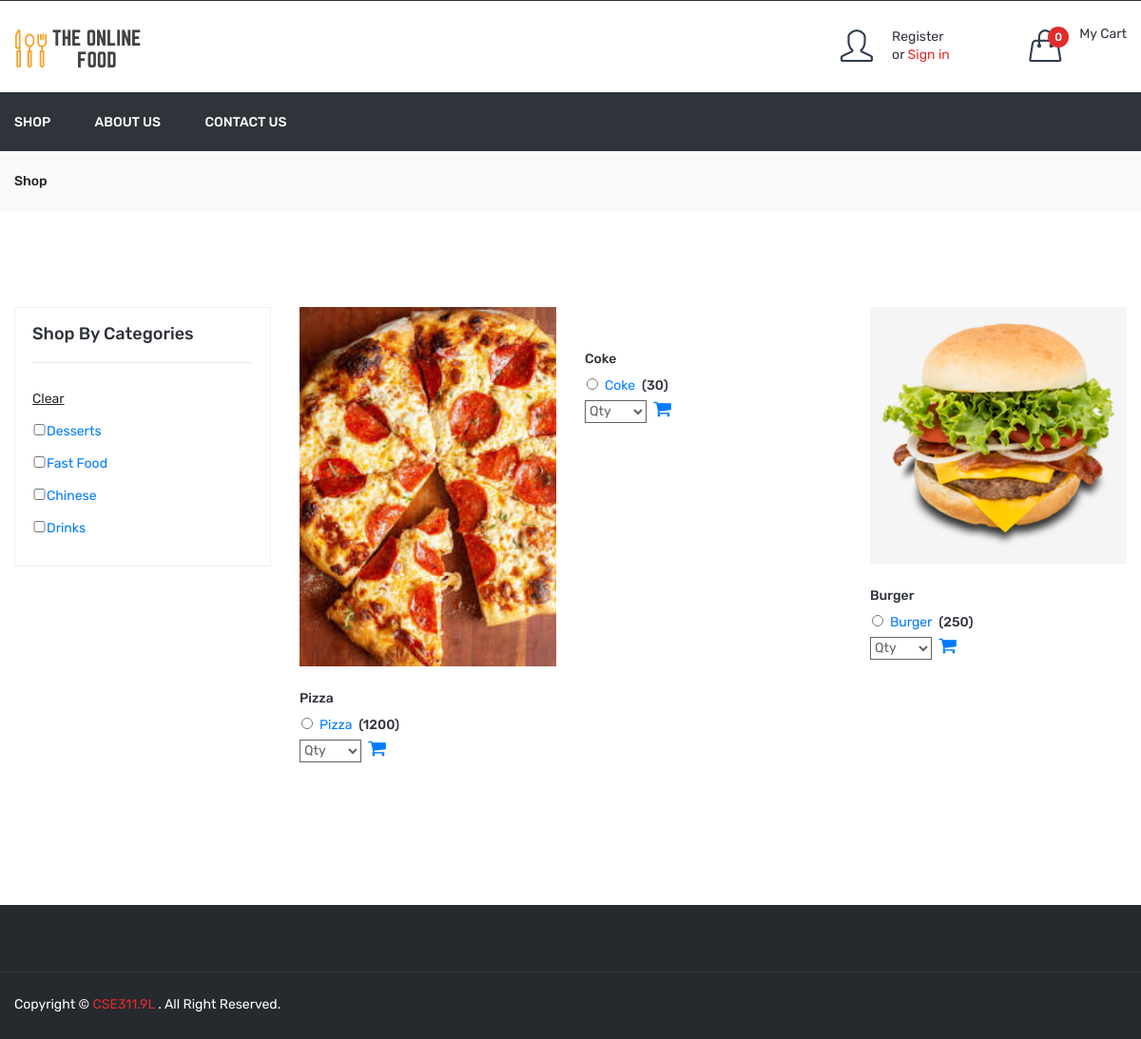
The page /shop.php on the database its author committed.
### tables this page shows
CREATE TABLE `dish` (
  `id` int(11) NOT NULL,
  `category_id` int(11) NOT NULL,
  `dish` varchar(100) NOT NULL,
  `dish_detail` text NOT NULL,
  `image` varchar(100) NOT NULL,
  `status` int(11) NOT NULL,
  `added_on` datetime NOT NULL
);

CREATE TABLE `dish_details` (
  `id` int(11) NOT NULL,
  `dish_id` int(11) NOT NULL,
  `attribute` varchar(100) NOT NULL,
  `price` int(11) NOT NULL,
  `status` int(11) NOT NULL,
  `added_on` datetime NOT NULL
);

CREATE TABLE `category` (
  `id` int(11) NOT NULL,
  `category` varchar(50) NOT NULL,
  `order_number` int(11) NOT NULL,
  `status` int(11) NOT NULL,
  `added_on` datetime NOT NULL
);

### shop.php (the view, shortened to what this page needs)
<?php
include ("header.php");
?>
    <div class="breadcrumb-area gray-bg">
        <div class="container">
            <div class="breadcrumb-content">
                <ul>
                    <li><a href="shop.php">Shop</a></li>
                </ul>
            </div>
        </div>
    </div>
    <div class="shop-page-area pt-100 pb-100">
        <div class="container">
            <div class="row flex-row-reverse">
                <div class="col-lg-9">
                    <?php
                    $product_sql="select * from dish where status=1";
                    $product_sql.=" order by dish desc";
                    $product_res=mysqli_query($con,$product_sql);
                    $product_count=mysqli_num_rows($product_res);
                    ?>
                    <div class="grid-list-product-wrapper">
                        <div class="product-grid product-view pb-20">
                            <?php if($product_count>0){?>
                                <div class="row">
                                    <?php while($product_row=mysqli_fetch_assoc($product_res)){?>
                                        <div class="product-width col-xl-4 col-lg-4 col-md-4 col-sm-6 col-12 mb-30">
                                            <div class="product-wrapper">
                                                <div class="product-img">
                                                    <a href="javascript:void(0)">
                                                        <img src="<?php echo SITE_DISH_IMAGE.$product_row['image']?>" alt="">
                                                    </a>
                                                </div>
                                                <div class="product-content" id="dish_detail">
                                                    <h4>
                                                        <a href="javascript:void(0)"><?php echo $product_row['dish']?> </a>
                                                    </h4>
                                                    <?php
                                                    $dish_attr_res=mysqli_query($con,"SELECT * FROM dish_details WHERE status='1' AND dish_id='".$product_row['id']."' ORDER BY price asc");
                                                    ?>
                                                    <div class="product-price-wrapper">
                                                        <?php
                                                            while($dish_attr_row=mysqli_fetch_assoc($dish_attr_res)){
                                                                echo "<input type='radio' class='dish_radio' name='radio_".$product_row['id']."' value='radio_".$dish_attr_row['id']."'/>";
                                                                echo $dish_attr_row['attribute'];
                                                                echo "<span>(".$dish_attr_row['price'].")</span>";
                                                            }
                                                        ?>
                                                    </div>
                                                    <div class="product-price-wrapper">
                                                        <select class="select" id="qty<?php echo $product_row['id']?>">
                                                            <option value="0">Qty</option>
                                                        </select>
                                                        <i class="fa fa-shopping-cart cart_icon" aria-hidden="true" onclick="add_to_cart('<?php echo $product_row['id']?>','add')"></i>
                                                    </div>
                                                </div>
                                            </div>
                                        </div>
                                    <?php } ?>
                                </div>
                            <?php } else{
                                echo "No dish found";
                            }?>
                        </div>
                    </div>
                </div>
                <?php
                $cat_res=mysqli_query($con,"select * from category where status=1 order by order_number desc")
                ?>
                <div class="col-lg-3">
                    <div class="shop-sidebar-wrapper gray-bg-7 shop-sidebar-mrg">
                        <div class="shop-widget">
                            <h4 class="shop-sidebar-title">Shop By Categories</h4>
                            <div class="shop-catigory">
                                <ul id="faq" class="category_list">
                                    <li> <a href="shop.php"><u>Clear</u></a> </li>
                                    <?php
                                    while($cat_row=mysqli_fetch_assoc($cat_res)){
                                        $is_checked='';
                                        echo "<li> <input $is_checked onclick=set_checkbox('".$cat_row['id']."') type='checkbox' class='cat_checkbox' name='cat_arr[]' value='".$cat_row['id']."'/>".$cat_row['category']."</li>";
                                    }
                                    ?>
                                </ul>
                            </div>
                        </div>
                    </div>
                </div>
            </div>
        </div>
    </div>
<?php
include("footer.php");
?>

### rows shown on the page
dish: image (picture), dish "Pizza", id "Qty"
dish_details: attribute "Pizza", price "1200"
dish: dish "Coke", id "Qty"
dish_details: attribute "Coke", price "30"
dish: image (picture), dish "Burger", id "Qty"
dish_details: attribute "Burger", price "250"
category: category "Desserts"
category: category "Fast Food"
category: category "Chinese"
category: category "Drinks"
